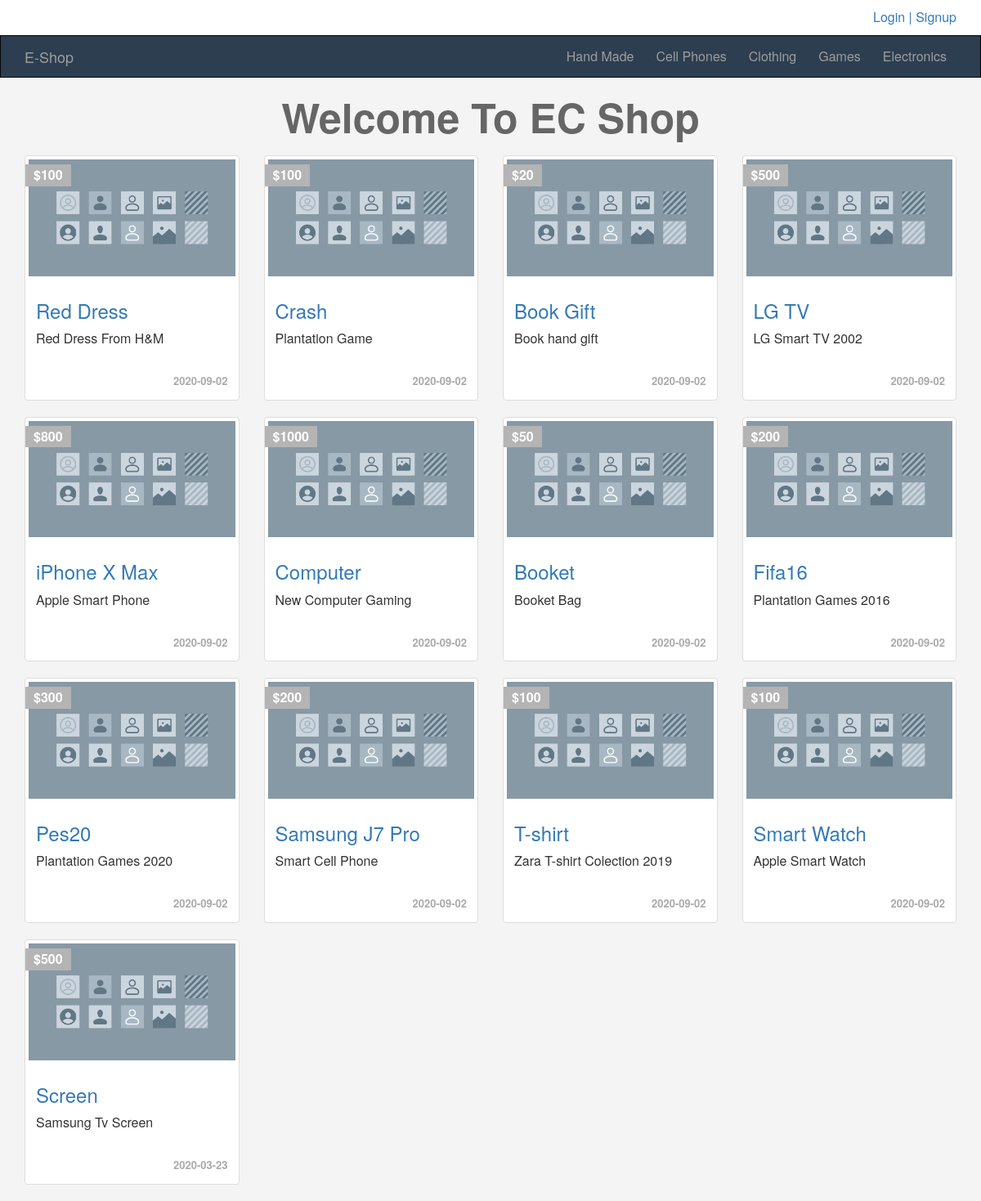
The page / on the database its author committed.
### tables this page shows
CREATE TABLE `categories` (
  `ID` int(11) NOT NULL,
  `Name` varchar(255) NOT NULL,
  `Description` text NOT NULL,
  `parent` int(11) NOT NULL,
  `Ordering` int(11) DEFAULT NULL,
  `Visibility` tinyint(4) NOT NULL DEFAULT 0,
  `Allow_Comment` tinyint(4) NOT NULL DEFAULT 0,
  `Allow_Ads` tinyint(4) NOT NULL DEFAULT 0
);

CREATE TABLE `items` (
  `item_ID` int(11) NOT NULL,
  `Name` varchar(255) NOT NULL,
  `Description` text NOT NULL,
  `Price` varchar(255) NOT NULL,
  `Add_Date` date NOT NULL,
  `Country_Made` varchar(255) NOT NULL,
  `Image` varchar(255) NOT NULL DEFAULT 'default.jpg',
  `Status` varchar(255) NOT NULL,
  `Rating` smallint(6) NOT NULL,
  `Approve` tinyint(4) NOT NULL DEFAULT 0,
  `Cat_ID` int(11) NOT NULL,
  `Member_ID` int(11) NOT NULL,
  `tags` varchar(255) DEFAULT NULL
);

### int.php (called while the page is built, shortened)
<?php
    	include 'admin/connect.php';
	    $tpl  = 'includes/templates/';
	    $func = 'includes/functions/';
	    include $func .  'functions.php';
	    include $tpl  .  'header.php';
?>

### includes/functions/functions.php (called while the page is built, shortened)
<?php
	function getAllFrom($field,$table,$where = NULL,$and = NULL ,$orderfield,$ordering = "DESC" ){
		global $conn;
		$getAll = $conn -> prepare("SELECT $field FROM $table  $where $and ORDER BY $orderfield $ordering");
		$getAll -> execute();
		$all = $getAll -> FetchAll();
		return $all;
	}
?>

### index.php (the view, shortened to what this page needs)
<?php
	include "int.php";
?>
<div class="container">
	<div class="row">
		<h1>Welcome To EC Shop</h1>
	<?php
		$allItems = getAllFrom('*','items','WHERE Approve = 1','','item_ID');
		foreach ($allItems as $item) {
			echo '<div class="col-sm-6 col-md-3">';
				echo '<div class="thumbnail item-box">';
					echo '<span class="price-tag">$' .$item['Price'] .'</span>';
					echo '<img class="img-responsive" alt="avater" src="includes/images/'.$item['Image'].'"/>';
					echo '<div class="caption">';
						echo '<h3><a href="items.php?itemid='.$item['item_ID'].'">' .$item['Name']. '</a></h3>';
						echo '<p>' .$item['Description']. '</p>';
						echo '<div class="date">' .$item['Add_Date'] .'</div>';
					echo '</div>';
				echo '</div>';
			echo '</div>';
		}
	?>
	</div>
</div>
<?php
		include $tpl.'footer.php';
?>

### includes/templates/header.php (shortened to what this page needs)
<!DOCTYPE html>
<html>
	<head>
        <link rel="stylesheet" href="layout/css/bootstrap.min.css"/>
        <link rel="stylesheet" href="layout/css/font-awesome.min.css"/>
        <link rel="stylesheet" href="layout/css/front.css"/>
	</head>
	<body>
    <div class="upper-bar">
      <div class="container">
        <?php if (isset($_SESSION['userName'])){ ?>
				<div class='pull-right'>
	        <img class="my-image img-thumbnail img-circle" src="includes/images/1.jpg" alt="" />
	        <div class="btn-group my-info">
	            <span class="btn dropdown-toggle" data-toggle="dropdown">
	                <?php echo $_SESSION['userName'] ?>
	                <span class="caret"></span>
	            </span>
	            <ul class="dropdown-menu">
	              <li><a href="profile.php">My Profile</a></li>
	              <li><a href="newad.php">New Item</a></li>
	              <li><a href="profile.php#my-ads">My Items</a></li>
	              <li><a href="logout.php">Logout</a></li>
	            </ul>
	        </div>
			  </div>
        <?php }else{
          echo "<a href='login.php'><span class='pull-right'>Login | Signup</span></a>";
        }?>
      </div>
    </div>
    <nav class="navbar navbar-inverse">
      <div class="container">
        <div class="navbar-header">
          <a class="navbar-brand" href="index.php">E-Shop</a>
        </div>
        <div class="collapse navbar-collapse" id="app-nav">
          <ul class="nav navbar-nav navbar-right">
            <?php
              $allCats = getAllFrom("*","categories","WHERE parent = 0","","ID","ASC" );
              foreach ( $allCats as $cat) {
                echo '<li><a href="categories.php?pageid='.$cat['ID'].'">' .$cat['Name'] . '</a></li>';
              }
            ?>
          </ul>
        </div>
      </div>
    </nav>

### includes/templates/footer.php (shortened to what this page needs)
	</body>
</html>

### layout/css/front.css (style rules this page uses)
body { background-color: #F4F4F4; font-size: 16px; }
h1 { font-size: 50px; margin: 20px 0; font-weight: bold; color: #666; }
.navbar { border-radius: 0; margin-bottom: 0; }
.nav>li>a , .navbar-brand { padding-right: 12px; }
.navbar-brand { front-size: 1em; }
.upper-bar { padding: 10px; background-color: #fff ; }
.item-box { position: relative; }
.item-box .price-tag { background-color: #B4B4B4; padding: 2px 10px; position: absolute; left: 0; top: 10px; font-weight: bold; color: #FFF; }
.item-box .caption p { height: 44px; max-height:44px; }
.thumbnail .date { text-align: right; font-size: 13px; color: #AAA; font-weight: bold; }
.row h1 { text-align: center; }

### rows shown on the page
categories: Name "Hand Made"
categories: Name "Cell Phones"
categories: Name "Clothing"
categories: Name "Games"
categories: Name "Electronics"
items: Price "100", Image (placeholder picture), Name "Red Dress", Description "Red Dress From H&M", Add_Date "2020-09-02"
items: Price "100", Image (placeholder picture), Name "Crash", Description "Plantation Game", Add_Date "2020-09-02"
items: Price "20", Image (placeholder picture), Name "Book Gift", Description "Book hand gift", Add_Date "2020-09-02"
items: Price "500", Image (placeholder picture), Name "LG TV", Description "LG Smart TV 2002", Add_Date "2020-09-02"
items: Price "800", Image (placeholder picture), Name "iPhone X Max", Description "Apple Smart Phone", Add_Date "2020-09-02"
items: Price "1000", Image (placeholder picture), Name "Computer", Description "New Computer Gaming", Add_Date "2020-09-02"
items: Price "50", Image (placeholder picture), Name "Booket", Description "Booket Bag", Add_Date "2020-09-02"
items: Price "200", Image (placeholder picture), Name "Fifa16", Description "Plantation Games 2016", Add_Date "2020-09-02"
items: Price "300", Image (placeholder picture), Name "Pes20", Description "Plantation Games 2020", Add_Date "2020-09-02"
items: Price "200", Image (placeholder picture), Name "Samsung J7 Pro", Description "Smart Cell Phone", Add_Date "2020-09-02"
items: Price "100", Image (placeholder picture), Name "T-shirt", Description "Zara T-shirt Colection 2019", Add_Date "2020-09-02"
items: Price "100", Image (placeholder picture), Name "Smart Watch", Description "Apple Smart Watch", Add_Date "2020-09-02"
items: Price "500", Image (placeholder picture), Name "Screen", Description "Samsung Tv Screen", Add_Date "2020-03-23"
